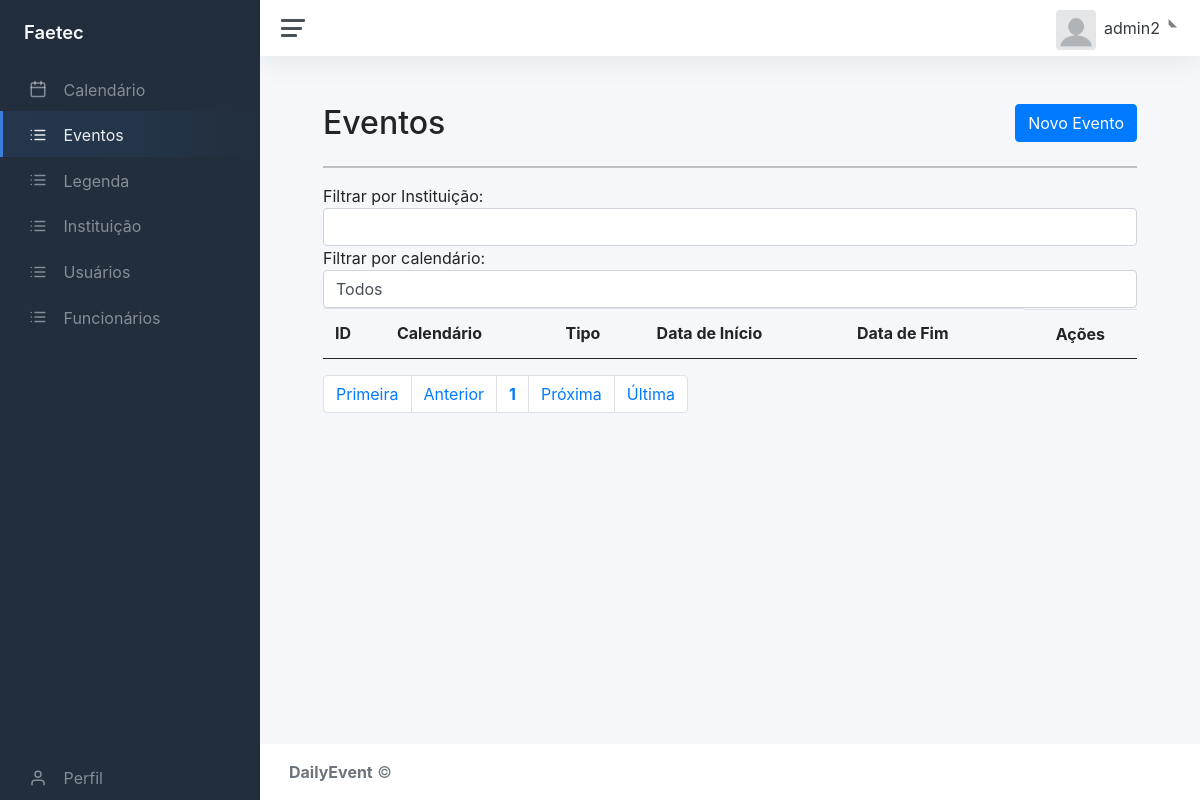
The app's page /static/dash.php?page=lista_eve (signed in), older data.
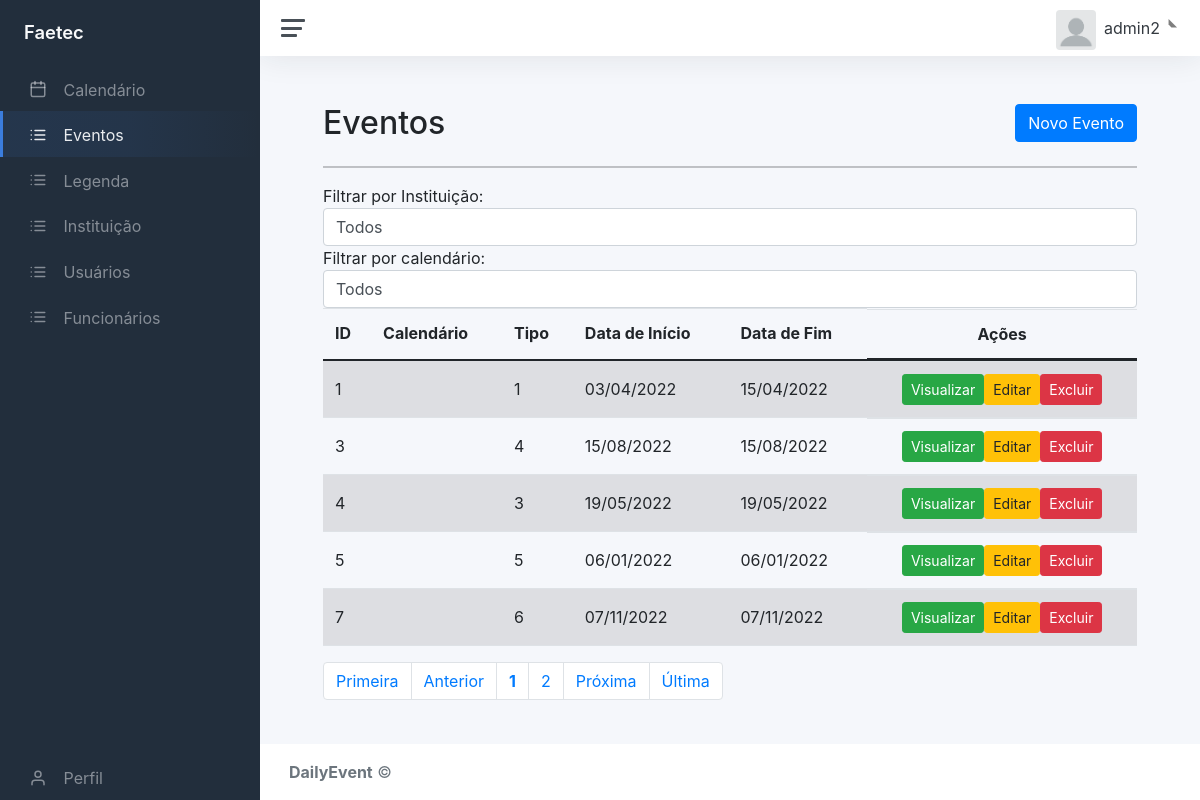
The same page, newer data.
### tables this page shows
CREATE TABLE `eventos` (
  `id_evento` int(11) NOT NULL,
  `dt_ini_ev` date DEFAULT NULL,
  `dt_fim_ev` date DEFAULT NULL,
  `id_calendario` int(11) DEFAULT NULL,
  `id_leg` int(11) DEFAULT NULL
);

### static/based/config.php (called while the page is built, shortened)
<?php
	$con = mysqli_connect('localhost', 'root', '', 'dailyevent');
	$inst_sql = mysqli_query($con, "select id_ue, sigla_ue from ue ORDER BY id_ue ASC") or die(mysqli_error());
	$id_ue= array();
	$inst= array();
	while($row = mysqli_fetch_array($inst_sql))
	{
	$id_ue[] = $row['id_ue'];
	$inst[] = $row['sigla_ue'];
	}
?>

### static/contents/evento/lista_eve.php (the view, shortened to what this page needs)
<div id="main" class="container-fluid">
	<div id="top" class="row">
		<div class="col-md-11">
			<h2>Eventos</h2>
		</div>
		<div class="col-md-1">
			<a href="?page=addeve" class="btn btn-primary pull-right h2">Novo Evento</a>
		</div>
	</div>
	<hr/>
	<?php
	if($_SESSION['UsuarioNivel'] == 2){
		if(isset($_POST['ue']) && $_POST['ue'] !== 'none'){
			$id_cal = mysqli_query($con, "select id_calendario from calendario where id_ue = '".$_POST['ue']."' ORDER BY id_calendario ASC") or die(mysqli_error());}
		else{
			$id_cal = mysqli_query($con, "select id_calendario from calendario  ORDER BY id_calendario ASC") or die(mysqli_error());}}
	else{
		$id_cal = mysqli_query($con, "select id_calendario from calendario where id_ue = '".$func_inst[0]."' ORDER BY id_calendario ASC") or die(mysqli_error());}
	$ids = array();
	while($row = mysqli_fetch_array($id_cal))
	{
		$ids[] = $row['id_calendario'];
	}
	if($_SESSION['UsuarioNivel'] == 2){
	?>
	<form action="?page=lista_eve" method="post" >
	Filtrar por Instituição:&nbsp<select name="ue" class="form-control" action="post" onchange='this.form.submit()';>
	<option value="none">Todos</option>
	<?php
	for($i = 0; $i < count($inst); $i++)
	{
		echo '<option value="'.$id_ue[$i].'" '.(($_POST['ue']==$inst[$i])?'selected="selected"':"").'>'.$inst[$i].'</option>';
	}
	?>
	</select>
	</form>
	<form action="?page=lista_eve" method="post" >
	Filtrar por calendário:&nbsp<select name="calendario" class="form-control" action="post" onchange='this.form.submit()';>
	<option value="none">Todos</option>
	<?php
	echo "</select>";
	echo "</form>";
	}
	?>
	<div id="bloco-list-pag">
		<div id="list" class="row">
			<div class="table-responsive col-md-12">
				<?php
					$quantidade = 5;
					$pagina = (isset($_GET['pagina'])) ? (int)$_GET['pagina'] : 1;
					$inicio = ($quantidade * $pagina) - $quantidade;
					if(isset($_POST['calendario']) && $_POST['calendario'] !== 'none'){
						$eventos = mysqli_query($con, "select * from eventos where id_calendario ='".$_POST['calendario']."' ORDER BY id_calendario asc limit $inicio, $quantidade;") or die(mysqli_error());
					}
					else{
						if($_SESSION['UsuarioNivel'] == 2){$eventos = mysqli_query($con, "select * from eventos ORDER BY id_calendario asc limit $inicio, $quantidade;") or die(mysqli_error());}
						else{$eventos = mysqli_query($con, "select * from eventos where id_calendario IN (" . implode(",", array_map('intval', $ids)) . ") ORDER BY id_calendario asc limit $inicio, $quantidade;") or die(mysqli_error());}
					}
					echo "<table class='table table-striped' cellspacing='0' cellpading='0'>";
					echo "<thead><tr>";
					echo "<td><strong>ID</strong></td>";
					echo "<td><strong>Calendário</strong></td>";
					echo "<td><strong>Tipo</strong></td>";
					echo "<td><strong>Data de Início</strong></td>";
					echo "<td><strong>Data de Fim</strong></td>";
					echo "<td class='actions d-flex justify-content-center'><strong>Ações</strong></td>";
					echo "</tr></thead><tbody>";
					while($info = mysqli_fetch_array($eventos)){
						echo "<tr>";
						echo "<td>".$info['id_evento']."</td>";
						echo "<td>".$info['id_calendario']."</td>";
						echo "<td>".$info['id_leg']." </td>";
						echo "<td>".date('d/m/Y',strtotime($info['dt_ini_ev']))."</td>";
						echo "<td>".date('d/m/Y',strtotime($info['dt_fim_ev']))."</td>";
						echo "<td class='actions btn-group-sm d-flex justify-content-center'>";
						echo "<a class='btn btn-success btn-xs' href=?page=view_eve&id_evento=".$info['id_evento']."> Visualizar </a>";
						echo "<a class='btn btn-warning btn-xs' href=?page=edit_eve&id_evento=".$info['id_evento']."> Editar </a>";
						echo "<a href=?page=excluir_eve&id_evento=".$info['id_evento']." class='btn btn-danger btn-xs'> Excluir </a></td>";
					}
				echo "</tr></tbody></table>";
			?>
		</div>
	</div>
	<div id="bottom" class="row">
			<div class="col-md-12">
				<?php
					$sqlTotal 		= "select id_evento from eventos;";
					$qrTotal  		= mysqli_query($con, $sqlTotal) or die (mysqli_error());
					$numTotal 		= mysqli_num_rows($qrTotal);
					$totalpagina = (ceil($numTotal/$quantidade)<=0) ? 1 : ceil($numTotal/$quantidade);
					$exibir = 3;
					$anterior = (($pagina-1) <= 0) ? 1 : $pagina - 1;
					$posterior = (($pagina+1) >= $totalpagina) ? $totalpagina : $pagina+1;
					echo "<ul class='pagination'>";
					echo "<li class='page-item'><a class='page-link' href='?page=lista_eve&pagina=1'> Primeira</a></li> ";
					echo "<li class='page-item'><a class='page-link' href=\"?page=lista_eve&pagina=$anterior\"> Anterior</a></li> ";
					echo "<li class='page-item'><a class='page-link' href='?page=lista_eve&pagina=".$pagina."'><strong>".$pagina."</strong></a></li> ";
					for($i = $pagina+1; $i < $pagina+$exibir; $i++){
						if($i <= $totalpagina)
						echo "<li class='page-item'><a class='page-link' href='?page=lista_eve&pagina=".$i."'> ".$i." </a></li> ";
					}
					echo "<li class='page-item'><a class='page-link' href=\"?page=lista_eve&pagina=$posterior\"> Pr&oacute;xima</a></li> ";
					echo "<li class='page-item'><a class='page-link' href=\"?page=lista_eve&pagina=$totalpagina\"> &Uacute;ltima</a></li></ul>";
				?>
			</div>
		</div>
	</div>
</div>

### static/dash.php (shortened to what this page needs)
<!DOCTYPE html>
<head>
<?php
	include "based/config.php";
?>
	<link rel="stylesheet" href="fontawesome-pro/css/all.css">
	<link href="https://cdn.jsdelivr.net/npm/bootstrap@5.2.0-beta1/dist/css/bootstrap.min.css" rel="stylesheet">
	<link href="css/app.css" rel="stylesheet">
	<link href="https://cdn.jsdelivr.net/npm/bootstrap@5.0.2/dist/css/bootstrap.min.css" rel="stylesheet">
	<link href="//maxcdn.bootstrapcdn.com/bootstrap/4.1.1/css/bootstrap.min.css" rel="stylesheet" id="bootstrap-css">
	<link rel="stylesheet" href="css/main.css">
	<link rel="stylesheet" href="//maxcdn.bootstrapcdn.com/font-awesome/4.3.0/css/font-awesome.min.css">
	<link rel="stylesheet" href="css/bootstrap.css">
</head>
<body>
<div class="wrapper">
<?php
	include "based/sidebar.php";
	include "based/main/main.php";
?>
</div>
</body>
</html>

### static/based/sidebar.php (shortened to what this page needs)
<nav id="sidebar" class="sidebar js-sidebar" >
			<div class="sidebar-content js-simplebar">
				<ul class="sidebar-nav">
					<a class="sidebar-brand" href="?page=home">
					  <span class="align-middle">Faetec</span>
				</a>
					<li class="sidebar-item <?php if(isset($_GET['page']) && $_GET['page'] == 'home')echo "active";?>">
						<a class="sidebar-link" href="?page=home">
              			<i class="align-middle" data-feather="calendar"></i> <span class="align-middle">Calendário</span>
            			</a>
					</li>
					<li class="sidebar-item <?php if(isset($_GET['page']) && $_GET['page'] == 'lista_eve')echo "active";?>">
						<a class="sidebar-link" href="?page=lista_eve">
              			<i class="align-middle" data-feather="list"></i> <span class="align-middle">Eventos</span>
            			</a>
					</li>
					<li class="sidebar-item <?php if(isset($_GET['page']) && $_GET['page'] == 'lista_leg')echo "active";?>">
						<a class="sidebar-link" href="?page=lista_leg">
              			<i class="align-middle" data-feather="list"></i> <span class="align-middle">Legenda</span>
            			</a>
					</li>
					<?php
					if ($_SESSION['UsuarioNivel'] == 2){
						echo"<li class='sidebar-item ".(isset($_GET['page']) && ($_GET['page'] == 'lista_ue')?"active":"")."'>
							<a class='sidebar-link' href='?page=lista_ue'>
							<i class='align-middle' data-feather='list'></i> <span class='align-middle'>Instituição</span>
							</a>
						</li>";
						echo"<li class='sidebar-item ".(isset($_GET['page']) && ($_GET['page'] == 'lista_usu')?"active":"")."'>
							<a class='sidebar-link' href='?page=lista_usu'>
							<i class='align-middle' data-feather='list'></i> <span class='align-middle'>Usuários</span>
							</a>
						</li>";
						echo"<li class='sidebar-item ".(isset($_GET['page']) && ($_GET['page'] == 'lista_func')?"active":"")."'>
						<a class='sidebar-link' href='?page=lista_func'>
						<i class='align-middle' data-feather='list'></i> <span class='align-middle'>Funcionários</span>
						</a>
					</li>";
					}
					?>
					<li class="sidebar-item <?php if(isset($_GET['page']) && $_GET['page'] == 'perfil')echo "active";?>" style="position: fixed;bottom: 0;">
						<a class="sidebar-link" href="?page=perfil">
              			<i class="align-middle" data-feather="user"></i> <span class="align-middle">Perfil</span>
            			</a>
					</li>
				</ul>
			</div>
		</nav>

### static/based/main/main.php
<div class="main">
<?php
	include "topo.php";
?>
<main class="content">
<div class="container-fluid p-0">
<?php
include "contents.php";
?>
</div>
</main>
<?php
	include "footer.php";
?>
</div>

### static/based/main/topo.php (shortened to what this page needs)
<nav class="navbar navbar-expand navbar-light navbar-bg">
	<a class="sidebar-toggle js-sidebar-toggle" style="padding-left: 5px;" onclick="botina()">
        <i class="hamburger align-self-center"></i>
    </a>
	<div class="navbar-collapse collapse">
		<ul class="navbar-nav navbar-align">
			<li class="nav-item dropdown">
				<a class="nav-link dropdown-toggle d-none d-sm-inline-block" href="?page=perfil" data-bs-toggle="dropdown">
				<img src="img/profile.webp" class="avatar img-fluid rounded me-1" alt="<?php echo $_SESSION['UsuarioNome']?>" /> <span class="text-dark"><?php echo $_SESSION['UsuarioNome']?></span></a>
			</li>
		</ul>
	</div>
</nav>

### static/based/main/contents.php (shortened to what this page needs)
<?php
    if(isset($_GET['page'])){
        switch ($_GET['page']) {
            case 'lista_eve':
                 include "contents/evento/lista_eve.php";
                break;
    }
}
?>

### static/based/main/footer.php
<footer class="footer">
				<div class="container-fluid">
					<div class="row text-muted">
						<div class="col-6 text-start">
							<p class="mb-0">
								<a><strong>DailyEvent</strong></a> &copy;
							</p>
						</div>
					</div>
				</div>
			</footer>

Row changes from the older to the newer data that the page shows:
added eventos: id_evento "1", id_leg "1", dt_ini_ev "03/04/2022", dt_fim_ev "15/04/2022"
added eventos: id_evento "3", id_leg "4", dt_ini_ev "15/08/2022", dt_fim_ev "15/08/2022"
added eventos: id_evento "4", id_leg "3", dt_ini_ev "19/05/2022", dt_fim_ev "19/05/2022"
added eventos: id_evento "5", id_leg "5", dt_ini_ev "06/01/2022", dt_fim_ev "06/01/2022"
added eventos: id_evento "7", id_leg "6", dt_ini_ev "07/11/2022", dt_fim_ev "07/11/2022"
Text that changed along with them:
form field ue: (not shown) → "Todos"
new list line: "2"
